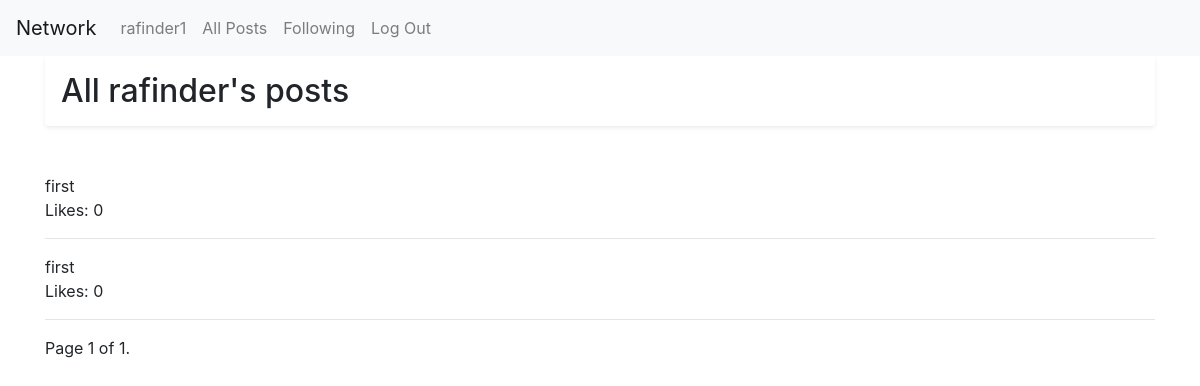
The app's page /fol_posts (signed in) with its own data.
### network/models.py (models this page shows, shortened)
class User(AbstractUser):
    posts = models.ForeignKey('Post', on_delete=models.CASCADE, default=None, null=True, blank=True)
    followers = models.ManyToManyField('self', blank=True, related_name='followers_users', symmetrical=False)
    following = models.ManyToManyField('self', blank=True, related_name='following_users', symmetrical=False)

class Post(models.Model):
    author = models.ForeignKey(User, on_delete=models.CASCADE, default=None, null=True, blank=True)
    text = models.CharField(max_length=500)
    date = models.DateTimeField(auto_now_add=True)
    likes = models.ManyToManyField(User, blank=True, related_name='likes_users')
    def serialize(self):
        return {
            "id": self.id,
            "author": self.author.username,
            "text": self.text,
            "date": self.date.strftime("%b %d %Y, %I:%M %p"),
            "likes_count": self.likes.count()
        }

### network/views.py (the view)
# urls.py: path('fol_posts', views.fol_posts, name='fol_posts'),
@login_required
def fol_posts(request):
    user = request.user
    posts = []
    for user in request.user.following.all():
        all_posts = Post.objects.filter(author = user)
        for post in all_posts:
            posts.append(post.serialize())
    posts = sorted(posts, key= lambda k: k['id'], reverse= True)
    paginator = Paginator(posts, 10)
    page = request.GET.get('page')
    try:
        posts_pag = paginator.page(page)
    except PageNotAnInteger:
        posts_pag = paginator.page(1)
    except EmptyPage:
        posts_pag = paginator.page(paginator.num_pages)
    return render(request, 'network/fol_posts.html', {
            "posts": posts_pag,
            'username': user,
        })

### network/templates/network/fol_posts.html
{% extends "network/layout.html" %}
{% load static %}
{% block body %}
<div class="container">
    <h2 id="h2-posts" class="shadow-sm p-3 mb-5 bg-body rounded">All {{username}}'s posts</h2>
    {% for post in posts %}
    <div class="post-frame">
        <div class="text-{{post.id}} elem-post">{{post.text}}</div>
        <span id='num-{{post.id}}'>Likes: {{post.likes_count}}</span>
        <hr>
    </div>
    {% endfor %}
    {% include "network/pagination.html" with page=posts %}
</div>
{% endblock %}

### network/templates/network/layout.html (shortened to what this page needs)
{% load static %}
<!DOCTYPE html>
<html lang="en">
    <head>
        <link rel="stylesheet" href="https://stackpath.bootstrapcdn.com/bootstrap/4.4.1/css/bootstrap.min.css">
        <link href="{% static 'network/styles.css' %}" rel="stylesheet">
    </head>
    <body>
        <nav class="navbar navbar-expand-lg navbar-light bg-light">
            <a class="navbar-brand" href="{% url 'index' %}">Network</a>
            <div>
              <ul class="navbar-nav mr-auto">
                {% if user.is_authenticated %}
                    <li class="nav-item">
                        <a class="nav-link profile-name" href="{% url 'profile' user.username %}">{{ user.username }}</a>
                    </li>
                {% endif %}
                <li class="nav-item">
                  <a class="nav-link" href="{% url 'index' %}">All Posts</a>
                </li>
                {% if user.is_authenticated %}
                    <li class="nav-item">
                        <a class="nav-link" id="fol_posts" href="{% url 'fol_posts' %}">Following</a>
                    </li>
                    <li class="nav-item">
                        <a class="nav-link" href="{% url 'logout' %}">Log Out</a>
                    </li>
                {% endif %}
              </ul>
            </div>
          </nav>
        <div class="body">
            {% block body %}
            {% endblock %}
        </div>
    </body>
</html>

### records on screen
User: username "rafinder1"
User: username "rafinder"
Post: text "first"
Post: text "first"

### other values on screen
{{ post.likes_count }} "0" "0"
{{ page.number }} "1"
{{ page.paginator.num_pages }} "1"
